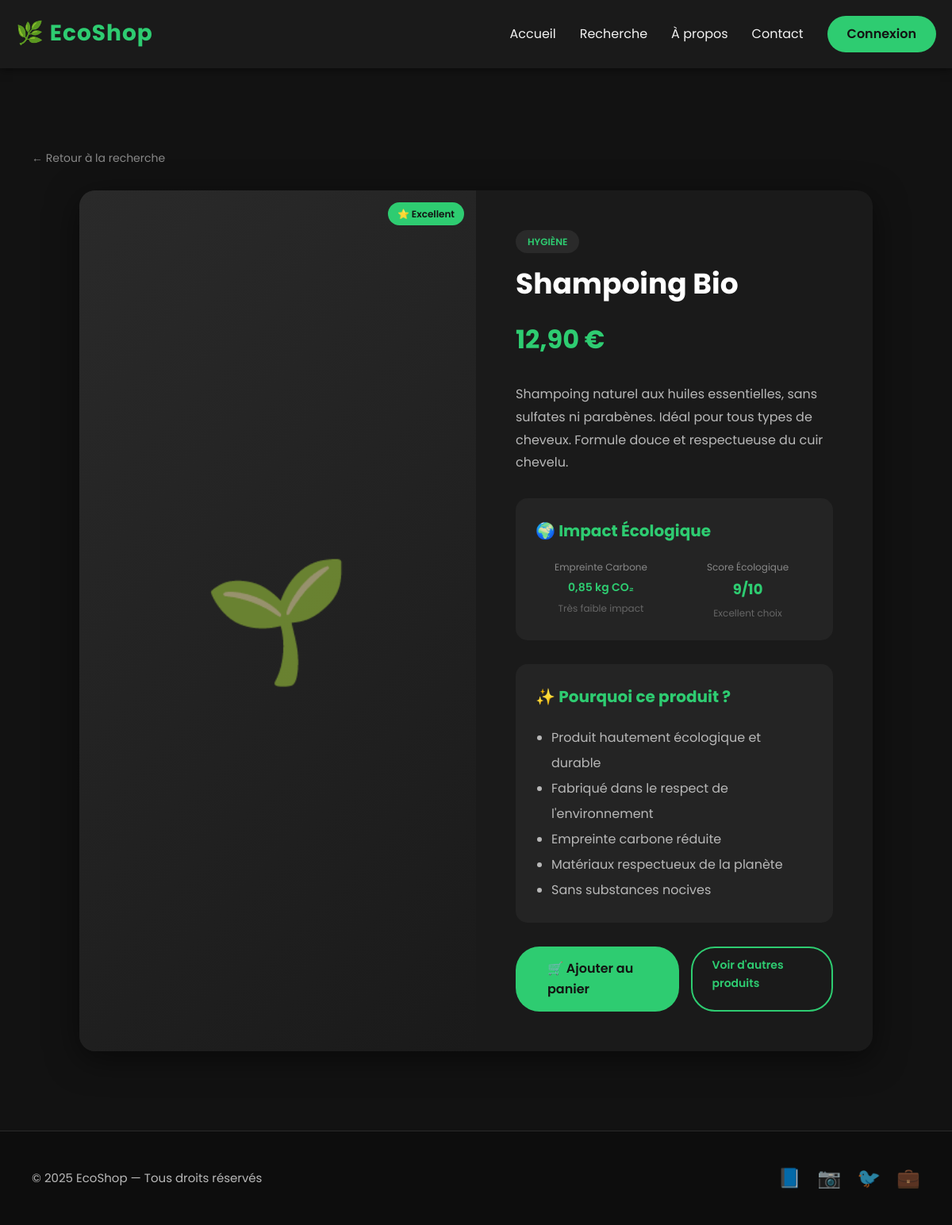
/produit.php?id=1, run on the app's committed database.
### tables this page shows
CREATE TABLE IF NOT EXISTS produits (
  id_produit INT AUTO_INCREMENT PRIMARY KEY,
  nom VARCHAR(100) NOT NULL,
  description TEXT,
  categorie VARCHAR(50),
  prix DECIMAL(6,2) NOT NULL DEFAULT 0.00,
  empreinte_carbone DECIMAL(5,2) DEFAULT 0.00,
  score_ecologique TINYINT CHECK (score_ecologique BETWEEN 1 AND 10),
  image VARCHAR(255),
  created_at TIMESTAMP DEFAULT CURRENT_TIMESTAMP
);

### produit.php (the view, shortened to what this page needs)
<?php
require_once 'config.php';
$product_id = isset($_GET['id']) ? intval($_GET['id']) : 0;
$product = null;
if ($product_id > 0) {
    $sql = "SELECT * FROM produits WHERE id_produit = ?";
    $stmt = $conn->prepare($sql);
    $stmt->bind_param('i', $product_id);
    $stmt->execute();
    $result = $stmt->get_result();
    if ($result->num_rows > 0) {
        $product = $result->fetch_assoc();
    }
}
?>
<!DOCTYPE html>
<html lang="fr">
<head>
    <link rel="stylesheet" href="assets/css/style.css">
</head>
<body>
    <header class="header">
        <div class="container">
            <div class="navbar">
                <div class="logo">
                    <a href="index.php"><h1>🌿 EcoShop</h1></a>
                </div>
                <nav class="nav-menu">
                    <a href="index.php" class="nav-link">Accueil</a>
                    <a href="recherche.php" class="nav-link">Recherche</a>
                    <a href="index.php#valeurs" class="nav-link">À propos</a>
                    <a href="index.php#contact" class="nav-link">Contact</a>
                    <a href="#connexion" class="nav-link btn-connexion">Connexion</a>
                </nav>
            </div>
        </div>
    </header>
    <section class="produit-detail-section">
        <div class="container">
            <a href="recherche.php" class="back-link">← Retour à la recherche</a>
            <div class="produit-detail">
                <div class="produit-detail-grid">
                    <div class="produit-detail-image">
                        <div class="placeholder-image">🌱</div>
                        <?php if ($product['score_ecologique'] >= 8): ?>
                            <span class="eco-badge">⭐ Excellent</span>
                        <?php elseif ($product['score_ecologique'] >= 6): ?>
                            <span class="eco-badge">✓ Bon</span>
                        <?php endif; ?>
                    </div>
                    <div class="produit-detail-content">
                        <div class="produit-detail-header">
                            <span class="produit-categorie"><?php echo htmlspecialchars($product['categorie']); ?></span>
                            <h1 class="produit-detail-titre"><?php echo htmlspecialchars($product['nom']); ?></h1>
                            <div class="produit-detail-prix"><?php echo number_format($product['prix'], 2, ',', ' '); ?> €</div>
                        </div>
                        <div class="produit-detail-description">
                            <p><?php echo nl2br(htmlspecialchars($product['description'])); ?></p>
                        </div>
                        <div class="eco-info-detail">
                            <h3>🌍 Impact Écologique</h3>
                            <div class="eco-metrics-grid">
                                <div class="eco-metric">
                                    <span class="eco-label">Empreinte Carbone</span>
                                    <span class="eco-value"><?php echo number_format($product['empreinte_carbone'], 2, ',', ' '); ?> kg CO₂</span>
                                    <p style="font-size: 12px; color: #666; margin-top: 5px;">
                                        <?php
                                        if ($product['empreinte_carbone'] < 1) {
                                            echo "Très faible impact";
                                        } elseif ($product['empreinte_carbone'] < 2) {
                                            echo "Faible impact";
                                        } else {
                                            echo "Impact modéré";
                                        }
                                        ?>
                                    </p>
                                </div>
                                <div class="eco-metric">
                                    <span class="eco-label">Score Écologique</span>
                                    <span class="eco-score"><?php echo $product['score_ecologique']; ?>/10</span>
                                    <p style="font-size: 12px; color: #666; margin-top: 5px;">
                                        <?php
                                        if ($product['score_ecologique'] >= 9) {
                                            echo "Excellent choix";
                                        } elseif ($product['score_ecologique'] >= 7) {
                                            echo "Très bon choix";
                                        } elseif ($product['score_ecologique'] >= 5) {
                                            echo "Bon choix";
                                        } else {
                                            echo "Choix acceptable";
                                        }
                                        ?>
                                    </p>
                                </div>
                            </div>
                        </div>
                        <div class="eco-info-detail">
                            <h3>✨ Pourquoi ce produit ?</h3>
                            <ul style="color: #b8b8b8; line-height: 2; margin-left: 20px;">
                                <?php if ($product['score_ecologique'] >= 8): ?>
                                    <li>Produit hautement écologique et durable</li>
                                    <li>Fabriqué dans le respect de l'environnement</li>
                                <?php endif; ?>
                                <li>Empreinte carbone réduite</li>
                                <li>Matériaux respectueux de la planète</li>
                                <li>Sans substances nocives</li>
                            </ul>
                        </div>
                        <div class="produit-actions">
                            <a href="#" class="btn btn-primary">🛒 Ajouter au panier</a>
                            <a href="recherche.php" class="btn btn-secondary">Voir d'autres produits</a>
                        </div>
                    </div>
                </div>
            </div>
        </div>
    </section>
    <footer class="footer">
        <div class="container">
            <div class="footer-content">
                <div class="footer-left">
                    <p>&copy; 2025 EcoShop &mdash; Tous droits réservés</p>
                </div>
                <div class="footer-right">
                    <a href="#" class="social-link" title="Facebook">📘</a>
                    <a href="#" class="social-link" title="Instagram">📷</a>
                    <a href="#" class="social-link" title="Twitter">🐦</a>
                    <a href="#" class="social-link" title="LinkedIn">💼</a>
                </div>
            </div>
        </div>
    </footer>
</body>
</html>

### assets/css/style.css (style rules this page uses)
* { margin: 0; padding: 0; box-sizing: border-box; }
html { scroll-behavior: smooth; }
body { font-family: 'Poppins', sans-serif; background-color: #121212; color: #f2f2f2; line-height: 1.6; overflow-x: hidden; }
.container { max-width: 1200px; margin: 0 auto; padding: 0 20px; }
a { text-decoration: none; color: inherit; }
.header { background-color: #1a1a1a; padding: 20px 0; position: sticky; top: 0; z-index: 1000; box-shadow: 0 2px 10px rgba(0, 0, 0, 0.5); }
.navbar { display: flex; justify-content: space-between; align-items: center; }
.logo h1 { font-size: 28px; font-weight: 700; color: #2ecc71; letter-spacing: 1px; }
.nav-menu { display: flex; gap: 30px; align-items: center; }
.nav-link { color: #f2f2f2; font-weight: 400; font-size: 16px; transition: color 0.3s ease; position: relative; }
.nav-link::after { content: ''; position: absolute; bottom: -5px; left: 0; width: 0; height: 2px; background-color: #2ecc71; transition: width 0.3s ease; }
.btn-connexion { background-color: #2ecc71; color: #121212; padding: 10px 25px; border-radius: 25px; font-weight: 600; transition: all 0.3s ease; }
.btn-connexion::after { display: none; }
.btn { display: inline-block; padding: 15px 40px; border-radius: 30px; font-weight: 600; font-size: 16px; transition: all 0.3s ease; cursor: pointer; border: none; }
.btn-primary { background-color: #2ecc71; color: #121212; }
.btn-secondary { background-color: transparent; color: #2ecc71; border: 2px solid #2ecc71; padding: 10px 25px; font-size: 14px; }
.placeholder-image { font-size: 80px; opacity: 0.6; transition: all 0.3s ease; }
.footer { background-color: #0d0d0d; padding: 40px 20px; border-top: 1px solid #2a2a2a; }
.footer-content { display: flex; justify-content: space-between; align-items: center; flex-wrap: wrap; gap: 20px; }
.footer-left p { color: #b8b8b8; font-size: 15px; }
.footer-right { display: flex; gap: 20px; }
.social-link { font-size: 24px; opacity: 0.7; transition: all 0.3s ease; }
.produit-categorie { display: inline-block; background-color: #2a2a2a; color: #2ecc71; padding: 5px 15px; border-radius: 20px; font-size: 12px; font-weight: 600; text-transform: uppercase; margin-bottom: 10px; }
.eco-metric { flex: 1; text-align: center; }
.eco-label { display: block; font-size: 12px; color: #888; margin-bottom: 5px; }
.eco-value { display: block; font-size: 14px; font-weight: 600; color: #2ecc71; }
.eco-score { display: block; font-size: 18px; font-weight: 700; color: #2ecc71; }
.eco-badge { position: absolute; top: 15px; right: 15px; background-color: #2ecc71; color: #121212; padding: 5px 12px; border-radius: 20px; font-size: 12px; font-weight: 600; }
.produit-detail-section { background-color: #121212; min-height: 80vh; padding: 100px 20px; }
.produit-detail { max-width: 1000px; margin: 0 auto; background-color: #1a1a1a; border-radius: 20px; overflow: hidden; box-shadow: 0 10px 40px rgba(0, 0, 0, 0.5); }
.produit-detail-grid { display: grid; grid-template-columns: 1fr 1fr; gap: 0; }
.produit-detail-image { background: linear-gradient(135deg, #2a2a2a 0%, #1a1a1a 100%); display: flex; align-items: center; justify-content: center; min-height: 500px; position: relative; }
.produit-detail-image .placeholder-image { font-size: 150px; opacity: 0.6; }
.produit-detail-content { padding: 50px; }
.produit-detail-header { margin-bottom: 30px; }
.produit-detail-titre { font-size: 36px; font-weight: 700; color: #ffffff; margin-bottom: 15px; }
.produit-detail-prix { font-size: 32px; font-weight: 700; color: #2ecc71; margin-bottom: 20px; }
.produit-detail-description { font-size: 16px; color: #b8b8b8; line-height: 1.8; margin-bottom: 30px; }
.eco-info-detail { background-color: #242424; padding: 25px; border-radius: 15px; margin-bottom: 30px; }
.eco-info-detail h3 { font-size: 20px; color: #2ecc71; margin-bottom: 20px; }
.eco-metrics-grid { display: grid; grid-template-columns: 1fr 1fr; gap: 20px; }
.back-link { display: inline-flex; align-items: center; gap: 10px; color: #888; font-size: 14px; margin-bottom: 30px; transition: color 0.3s ease; }
.produit-actions { display: flex; gap: 15px; margin-top: 30px; }
.produit-actions .btn { flex: 1; }

### data on the page
produits: categorie "HYGIÈNE", nom "Shampoing Bio", prix "12,90", description "Shampoing naturel aux huiles essentielles, sans sulfates ni parabènes. Idéal pour tous types de cheveux. Formule douce et respectueuse du cuir chevelu.", empreinte_carbone "0,85", score_ecologique "9"
